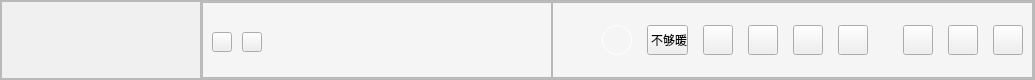
       <widget class="QFrame" name="Head">
        <property name="minimumSize">
         <size>
          <width>0</width>
          <height>80</height>
         </size>
        </property>
        <property name="maximumSize">
         <size>
          <width>16777215</width>
          <height>80</height>
         </size>
        </property>
        <property name="frameShape">
         <enum>QFrame::Shape::StyledPanel</enum>
        </property>
        <property name="frameShadow">
         <enum>QFrame::Shadow::Raised</enum>
        </property>
        <layout class="QHBoxLayout" name="horizontalLayout">
         <property name="spacing">
          <number>0</number>
         </property>
         <property name="leftMargin">
          <number>0</number>
         </property>
         <property name="topMargin">
          <number>0</number>
         </property>
         <property name="rightMargin">
          <number>0</number>
         </property>
         <property name="bottomMargin">
          <number>0</number>
         </property>
         <item>
          <widget class="QFrame" name="Head_LeftBox">
           <property name="minimumSize">
            <size>
             <width>200</width>
             <height>0</height>
            </size>
           </property>
           <property name="maximumSize">
            <size>
             <width>200</width>
             <height>16777215</height>
            </size>
           </property>
           <property name="styleSheet">
            <string notr="true">#Head_LeftBox
{
	background-color:#F0F0F0;
}</string>
           </property>
           <property name="frameShape">
            <enum>QFrame::Shape::StyledPanel</enum>
           </property>
           <property name="frameShadow">
            <enum>QFrame::Shadow::Raised</enum>
           </property>
           <widget class="QLabel" name="Logo">
            <property name="geometry">
             <rect>
              <x>30</x>
              <y>25</y>
              <width>131</width>
              <height>30</height>
             </rect>
            </property>
            <property name="text">
             <string/>
            </property>
            <property name="pixmap">
             <pixmap resource="res.qrc">:/images/Logo.png</pixmap>
            </property>
           </widget>
          </widget>
         </item>
         <item>
          <widget class="QFrame" name="Head_RightBox">
           <property name="styleSheet">
            <string notr="true">#Head_RightBox
{
	background-color:#F5F5F5;
}</string>
           </property>
           <property name="frameShape">
            <enum>QFrame::Shape::StyledPanel</enum>
           </property>
           <property name="frameShadow">
            <enum>QFrame::Shadow::Raised</enum>
           </property>
           <layout class="QHBoxLayout" name="horizontalLayout_3">
            <property name="spacing">
             <number>0</number>
            </property>
            <property name="leftMargin">
             <number>0</number>
            </property>
            <property name="topMargin">
             <number>0</number>
            </property>
            <property name="rightMargin">
             <number>0</number>
            </property>
            <property name="bottomMargin">
             <number>0</number>
            </property>
            <item>
             <widget class="QFrame" name="SreachBox">
              <property name="minimumSize">
               <size>
                <width>350</width>
                <height>0</height>
               </size>
              </property>
              <property name="maximumSize">
               <size>
                <width>350</width>
                <height>16777215</height>
               </size>
              </property>
              <property name="frameShape">
               <enum>QFrame::Shape::StyledPanel</enum>
              </property>
              <property name="frameShadow">
               <enum>QFrame::Shadow::Raised</enum>
              </property>
              <widget class="QPushButton" name="toggleListUp">
               <property name="geometry">
                <rect>
                 <x>10</x>
                 <y>30</y>
                 <width>20</width>
                 <height>20</height>
                </rect>
               </property>
               <property name="minimumSize">
                <size>
                 <width>20</width>
                 <height>20</height>
                </size>
               </property>
               <property name="maximumSize">
                <size>
                 <width>20</width>
                 <height>20</height>
                </size>
               </property>
               <property name="cursor">
                <cursorShape>PointingHandCursor</cursorShape>
               </property>
               <property name="text">
                <string/>
               </property>
              </widget>
              <widget class="QPushButton" name="toggleListDn">
               <property name="geometry">
                <rect>
                 <x>40</x>
                 <y>30</y>
                 <width>20</width>
                 <height>20</height>
                </rect>
               </property>
               <property name="minimumSize">
                <size>
                 <width>20</width>
                 <height>20</height>
                </size>
               </property>
               <property name="maximumSize">
                <size>
                 <width>20</width>
                 <height>20</height>
                </size>
               </property>
               <property name="cursor">
                <cursorShape>PointingHandCursor</cursorShape>
               </property>
               <property name="text">
                <string/>
               </property>
              </widget>
              <widget class="SrechMusicFrom" name="SreachInput" native="true">
               <property name="geometry">
                <rect>
                 <x>80</x>
                 <y>22</y>
                 <width>250</width>
                 <height>35</height>
                </rect>
               </property>
               <property name="maximumSize">
                <size>
                 <width>16777215</width>
                 <height>35</height>
                </size>
               </property>
              </widget>
             </widget>
            </item>
            <item>
             <widget class="QFrame" name="SettingBox">
              <property name="frameShape">
               <enum>QFrame::Shape::StyledPanel</enum>
              </property>
              <property name="frameShadow">
               <enum>QFrame::Shadow::Raised</enum>
              </property>
              <layout class="QHBoxLayout" name="horizontalLayout_4">
               <property name="spacing">
                <number>15</number>
               </property>
               <item>
                <spacer name="horizontalSpacer_2">
                 <property name="orientation">
                  <enum>Qt::Orientation::Horizontal</enum>
                 </property>
                 <property name="sizeHint" stdset="0">
                  <size>
                   <width>40</width>
                   <height>20</height>
                  </size>
                 </property>
                </spacer>
               </item>
               <item>
                <widget class="QPushButton" name="userImg">
                 <property name="minimumSize">
                  <size>
                   <width>30</width>
                   <height>30</height>
                  </size>
                 </property>
                 <property name="maximumSize">
                  <size>
                   <width>30</width>
                   <height>30</height>
                  </size>
                 </property>
                 <property name="cursor">
                  <cursorShape>PointingHandCursor</cursorShape>
                 </property>
                 <property name="styleSheet">
                  <string notr="true">#userImg
{
	border-radius:15px;
	background-image:url(:/images/002.png);
	border:1px solid #ffffff;
}</string>
                 </property>
                 <property name="text">
                  <string/>
                 </property>
                </widget>
               </item>
               <item>
                <widget class="QPushButton" name="name">
                 <property name="minimumSize">
                  <size>
                   <width>0</width>
                   <height>0</height>
                  </size>
                 </property>
                 <property name="maximumSize">
                  <size>
                   <width>80</width>
                   <height>30</height>
                  </size>
                 </property>
                 <property name="cursor">
                  <cursorShape>PointingHandCursor</cursorShape>
                 </property>
                 <property name="styleSheet">
                  <string notr="true">#name
{
	text-align:left;
	padding-left:3px;
}</string>
                 </property>
                 <property name="text">
                  <string>不够暖</string>
                 </property>
                </widget>
               </item>
               <item>
                <widget class="QPushButton" name="LvImg">
                 <property name="maximumSize">
                  <size>
                   <width>30</width>
                   <height>30</height>
                  </size>
                 </property>
                 <property name="cursor">
                  <cursorShape>PointingHandCursor</cursorShape>
                 </property>
                 <property name="styleSheet">
                  <string notr="true">#LvImg
{
	color:#A6A6A6;
}
#LvImg:hover
{
	color:#1FD2A7;
}</string>
                 </property>
                 <property name="text">
                  <string/>
                 </property>
                </widget>
               </item>
               <item>
                <widget class="QPushButton" name="Sign">
                 <property name="maximumSize">
                  <size>
                   <width>30</width>
                   <height>30</height>
                  </size>
                 </property>
                 <property name="cursor">
                  <cursorShape>PointingHandCursor</cursorShape>
                 </property>
                 <property name="styleSheet">
                  <string notr="true">#Sign
{
	color:#A6A6A6;
}
#Sign:hover
{
	color:#1FD2A7;
}</string>
                 </property>
                 <property name="text">
                  <string/>
                 </property>
                </widget>
               </item>
               <item>
                <widget class="QPushButton" name="Skin">
                 <property name="maximumSize">
                  <size>
                   <width>30</width>
                   <height>30</height>
                  </size>
                 </property>
                 <property name="cursor">
                  <cursorShape>PointingHandCursor</cursorShape>
                 </property>
                 <property name="styleSheet">
                  <string notr="true">#Skin
{
	color:#A6A6A6;
}
#Skin:hover
{
	color:#1FD2A7;
}</string>
                 </property>
                 <property name="text">
                  <string/>
                 </property>
                </widget>
               </item>
               <item>
                <widget class="QPushButton" name="Menu">
                 <property name="maximumSize">
                  <size>
                   <width>30</width>
                   <height>30</height>
                  </size>
                 </property>
                 <property name="cursor">
                  <cursorShape>PointingHandCursor</cursorShape>
                 </property>
                 <property name="styleSheet">
                  <string notr="true">#Menu
{
	color:#A6A6A6;
}
#Menu:hover
{
	color:#1FD2A7;
}</string>
                 </property>
                 <property name="text">
                  <string/>
                 </property>
                </widget>
               </item>
               <item>
                <widget class="QLabel" name="Line">
                 <property name="maximumSize">
                  <size>
                   <width>5</width>
                   <height>20</height>
                  </size>
                 </property>
                 <property name="styleSheet">
                  <string notr="true">#Line
{
	border-left:1px solid silver;
}</string>
                 </property>
                 <property name="text">
                  <string/>
                 </property>
                </widget>
               </item>
               <item>
                <widget class="QPushButton" name="Min">
                 <property name="maximumSize">
                  <size>
                   <width>30</width>
                   <height>30</height>
                  </size>
                 </property>
                 <property name="cursor">
                  <cursorShape>PointingHandCursor</cursorShape>
                 </property>
                 <property name="styleSheet">
                  <string notr="true">#Min
{
	color:#A6A6A6;
}
#Min:hover
{
	color:#1FD2A7;
}</string>
                 </property>
                 <property name="text">
                  <string/>
                 </property>
                </widget>
               </item>
               <item>
                <widget class="QPushButton" name="Max">
                 <property name="maximumSize">
                  <size>
                   <width>30</width>
                   <height>30</height>
                  </size>
                 </property>
                 <property name="cursor">
                  <cursorShape>PointingHandCursor</cursorShape>
                 </property>
                 <property name="styleSheet">
                  <string notr="true">#Max
{
	color:#A6A6A6;
}
#Max:hover
{
	color:#1FD2A7;
}</string>
                 </property>
                 <property name="text">
                  <string/>
                 </property>
                </widget>
               </item>
               <item>
                <widget class="QPushButton" name="Close">
                 <property name="maximumSize">
                  <size>
                   <width>30</width>
                   <height>30</height>
                  </size>
                 </property>
                 <property name="cursor">
                  <cursorShape>PointingHandCursor</cursorShape>
                 </property>
                 <property name="styleSheet">
                  <string notr="true">#Close
{
	color:#A6A6A6;
}
#Close:hover
{
	color:#1FD2A7;
}</string>
                 </property>
                 <property name="text">
                  <string/>
                 </property>
                </widget>
               </item>
              </layout>
             </widget>
            </item>
           </layout>
          </widget>
         </item>
        </layout>
       </widget>
